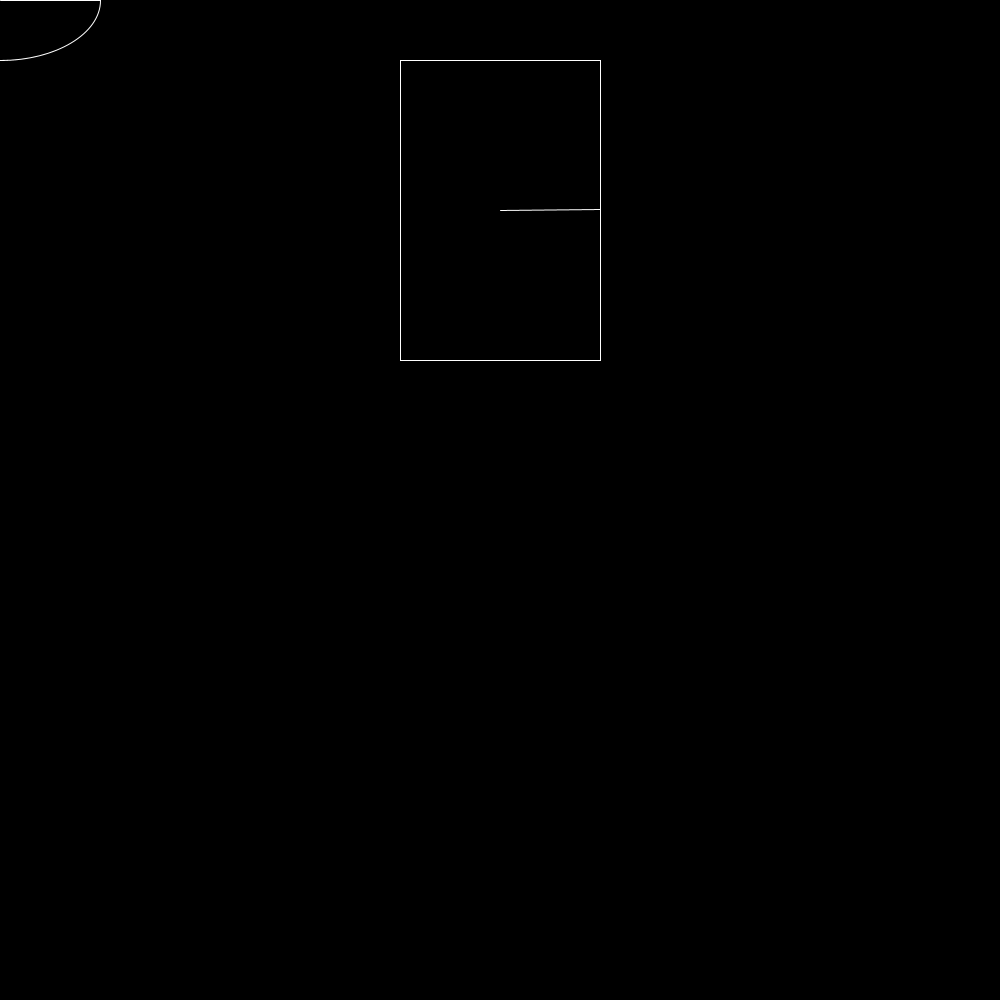
Frame 1 (no input)
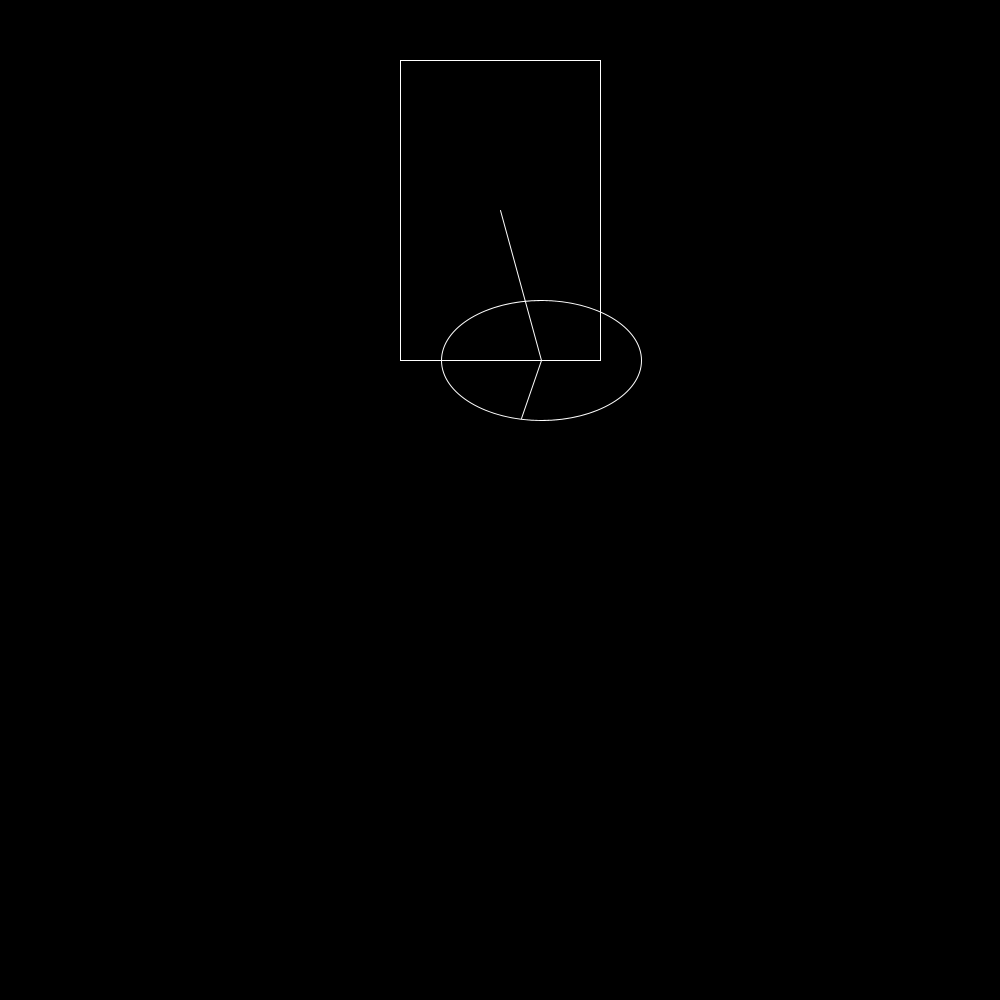
Frame 60 (the mouse pressed at the canvas centre just before this capture)
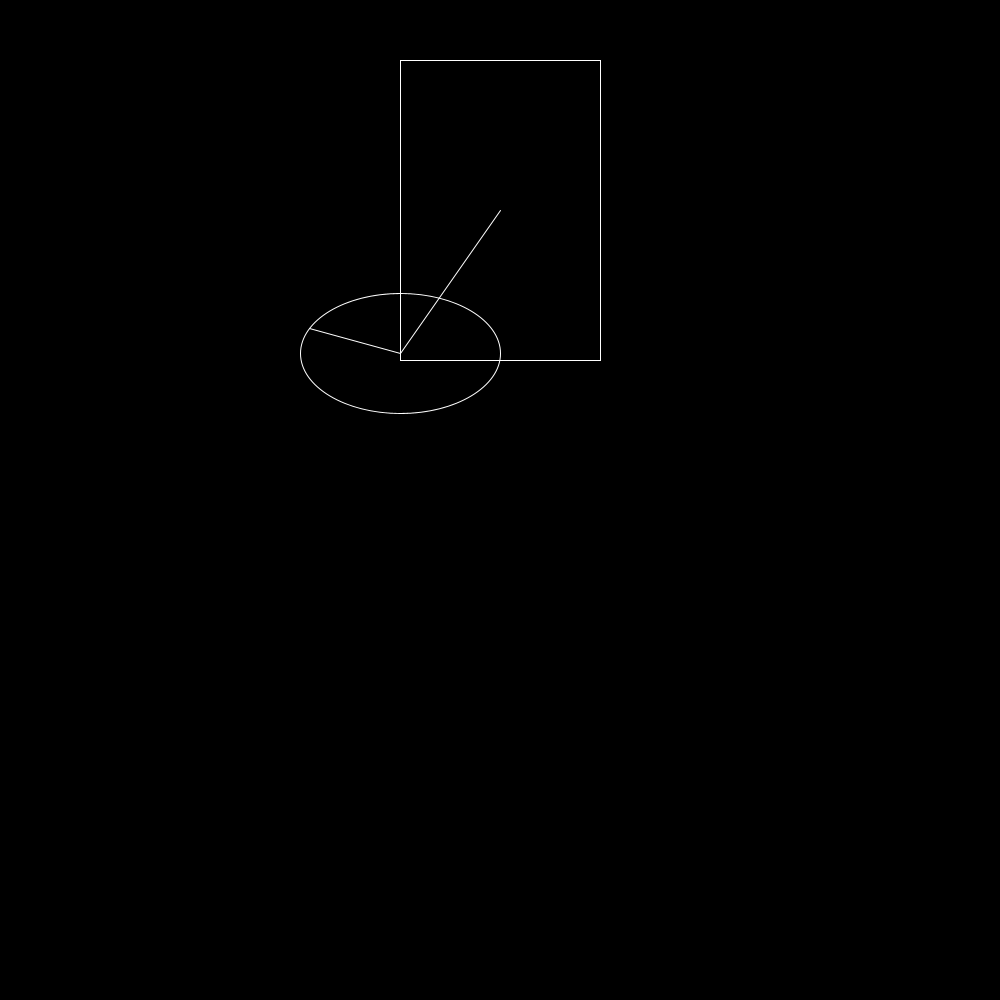
Frame 120 (the mouse held since frame 60 and released just before this capture)

The Processing sketch that drew these frames (run headless with seeded random() and noise(); from frame 60 on, the mouse is pressed at the canvas centre):

// Processing sketch: EpicycloidObjects
// ── EpicycloidObjects.pde
EpicycloidShape e1;
EpicycloidShape e2;
EpicycloidShape e3;
EpicycloidShape e4;

EpicycloidShape[] e = new EpicycloidShape[2];

int index = 0;

float cX, cY, pX, pY;

float pFX, pFY;

DrawType style = DrawType.Construction;

void setup() {
  size(1000, 1000);

  e1 = new EpicycloidEllipse(width/2, height/2, 100, 150, 0, 0.02, 1, new EpicycloidEllipse(0, 0, 100, 60, 0, 0.03, 0, null));
  e2 = new EpicycloidEllipse(width/2, height/2, 100, 150, 0, 0.02, 0, null);
  e3 = new EpicycloidEllipse(width/2, height/2, 100, 150, 0, 0.02, 1, new EpicycloidRectangle(0, 0, 100, 60, 0, 0.03, 0, null));
  e3 = new EpicycloidEllipse(210, height/2, 80, 125, 0, 0.02, 2, new EpicycloidRectangle(0, 0, 80, 80, 0, 0.1, 1, new EpicycloidEllipse(0, 0, 50, 50, 0, -0.2, 0, null)));
  e3 = new EpicycloidRectangle(210, height/2, 80, 125, 0, 0.031, 2, new EpicycloidEllipse(0, 0, 80, 80, 0, 0.1, 1, new EpicycloidEllipse(0, 0, 50, 50, 0, -0.2, 0, null)));
  e4 = new EpicycloidRectangle(width/2, 210, 100, 150, 0, 0.02, 1, new EpicycloidEllipse(0, 0, 100, 60, 0, 0.03, 0, null));
}

void draw() {
  pushMatrix();
  // scale((random(0, 1) > 0.66 ? 0.9:(random(0, 1) > 0.5 ? 1:1.1)));
  if (style == DrawType.Construction) {
    background(0);
    drawConstruction();
  } else if (style == DrawType.Trail) {
    drawTrail();
  } else {
    // < ... >
  }

  // e1.updateTheta(true);
  // e2.updateTheta(true);
  //e3.updateTheta(true);
  e4.updateTheta(true);
  popMatrix();
}

void mouseClicked() {
  if (style == DrawType.Construction) {
    style = DrawType.Trail;
  } else if (style == DrawType.Trail) {
    style = DrawType.Construction;
  }

  draw();
  background(0);
}

void drawConstruction() {
  /*
  e1.display(true);
   e1.displayLine(true); 
   */
  /*
  e2.display(true);
   e2.displayLine(true);
   */
  // e3.display(true);
  // e3.displayLine(true);
  e4.display(true);
  e4.displayLine(true);
}

void drawTrail() {
  // e1.displayEndPoint(true, false);
  // e2.displayEndPoint(true, false);
  // e3.displayEndPoint(true, true, false);
  e4.displayEndPoint(true, true, false);
}

void drawTrail2() {
  point(e4.getBottomFinalX(), e3.getBottomFinalY());
  line(e4.getBottomFinalX(), e3.getBottomFinalY(), pFX, pFY);
  pFX = e4.getBottomFinalX();
  pFY = e3.getBottomFinalY();
}

public abstract class EpicycloidShape {
  protected float x, y;
  // size may be w, h or R
  protected float theta;
  protected float thetaInc;

  protected float minR, maxR, rMult;
  protected float minSp, maxSp, spMult;

  protected int level;

  /*protected*/  public EpicycloidShape sub;

  public EpicycloidShape(float x, float y, float theta, float thetaInc, float minR, float maxR, float rMult, float minSp, float maxSp, float spMult, int level, EpicycloidShape sub) {
    this.x = x;
    this.y = y;
    this.theta = theta;
    this.thetaInc = thetaInc;
    this.minR = minR;
    this.maxR = maxR;
    this.rMult = rMult;
    this.minSp = minSp;
    this.maxSp = maxSp;
    this.spMult = spMult;
    this.level = level;

    if (this.level > 0) {
      this.sub = sub;
    } else {
      this.sub = null;
    }
  }

  abstract public void display(boolean cascades);

  public void displayLine(boolean cascades) {
    noFill();
    stroke(255);
    line(getX(), getY(), getFinalX(), getFinalY());
    if (level > 0 && !sub.equals(null) && cascades)
      sub.displayLine(true);
  }

  public void displayEndPoint(boolean cascades, boolean drawsLine, boolean drawsAll) {
    noFill();
    stroke(255);
    if (drawsAll || level == 0) {
      point(getFinalX(), getFinalY());
      if (drawsLine) {
        pX = cX;
        pY = cY;
        cX = getFinalX();
        cY = getFinalY();
        line(cX, cY, pX, pY);
      }
    }
    if (level > 0 && !sub.equals(null) && cascades)
      sub.displayEndPoint(true, drawsLine, drawsAll);
  }

  protected void updateX(float newX) {
    x = newX;
  }

  protected void updateY(float newY) {
    y = newY;
  }

  public void updateTheta(boolean cascades) {
    theta+=thetaInc;
    if (cascades && level > 0 && !sub.equals(null)) {
      sub.updateTheta(true);
      reconstructSub();
    }
  }

  public float getX() {
    return x;
  }

  public float getY() {
    return y;
  }

  public float getTheta() {
    return theta;
  }

  public float getThetaInc() {
    return thetaInc;
  }

  public float getMinR() {
    return minR;
  }

  public float getMaxR() {
    return maxR;
  }

  public float getRMult() {
    return rMult;
  }

  public float getMinSp() {
    return minSp;
  }

  public float getMaxSp() {
    return maxSp;
  }

  public float getSpMult() {
    return spMult;
  }

  public int getLevel() {
    return level;
  }

  abstract public float getFinalX(); // TO BE OVERRIDDEN
  abstract public float getFinalY(); // TO BE OVERRIDDEN
  
  public float getBottomFinalX() {
    if (level > 0)
      return sub.getBottomFinalX(); // if not bottom, call lower. if bottom return finalX;
    return getFinalX();
  }

  public float getBottomFinalY() {
    if (level > 0)
      return sub.getBottomFinalY(); // if not bottom, call lower. if bottom return finalX;
    return getFinalY();
  }

  void randomize(boolean trueRandom, boolean cascade) { // trueRandom represents if the statement is truly random, or if it is within "constraints". To be overridden, but called in the overriding
    if (minR != 0 && maxR != 0 && rMult != 0 && minSp != 0 && maxSp != 0 && spMult != 0) {
      if (trueRandom) {
        theta = random(0, TWO_PI);
        thetaInc = ((int) random(minSp, maxSp))*spMult;

        // OVERRIDE w, h or R
      } else {
        theta = random(0, TWO_PI);
        thetaInc = ((int) random(minSp, maxSp))*spMult;

        // OVERRIDE w, h or R
        this.randomizeSize();
      }
      
      if (cascade && level > 0) {
        sub.randomize(trueRandom, cascade);
      }
    }
  }

  abstract void randomizeSize();

  // abstract public void reconstructSub();
  public void reconstructSub() {
    sub.updateX(this.getFinalX());
    sub.updateY(this.getFinalY());
  }

  void printVals() { // TO BE OVERRIDDEN TO ADD w, h or R, with a call to super (this)
    println("// x = " + x + "; y = " + y + "; theta = " + theta + "; thetaInc = " + thetaInc + "; minR = " + minR + "; maxR = " + maxR + "; rMult = " + rMult + "; minSp = " + minSp + "; maxSp = " + maxSp + "; spMult = " + spMult + "; /*level = " + level + "*/");
  }
}

public class EpicycloidEllipse extends EpicycloidShape {
  private float w, h;

  public EpicycloidEllipse(float x, float y, float w, float h, float theta, float thetaInc, float minR, float maxR, float rMult, float minSp, float maxSp, float spMult, int level, EpicycloidShape sub) {
    super(x, y, theta, thetaInc, minR, maxR, rMult, minSp, maxSp, spMult, level, sub);
    this.w = w;
    this.h = h;
  }

  public EpicycloidEllipse(float x, float y, float w, float h, float theta, float thetaInc, int level, EpicycloidShape sub) {
    super(x, y, theta, thetaInc, 0, 0, 0, 0, 0, 0, level, sub);
    this.w = w;
    this.h = h;
  }

  void display(boolean cascades) {
    noFill();
    stroke(255);
    ellipse(x, y, w*2, h*2);
    if (level > 0 && !sub.equals(null) && cascades)
      sub.display(true);
  }

  /*
  public float getX() {
   return super.getX();
   }
   
   public float getY() {
   return super.getY();
   }
   */

  public float getW() {
    return w;
  }

  public float getH() {
    return h;
  }

  public float getFinalX() {
    float fX = getX();
    fX += w*cos(theta);
    return fX;
  }

  public float getFinalY() {
    float fY = getY();
    fY += h*sin(theta);
    return fY;
  }

  public void randomizeSize() {
    w = ((int) random(minR, maxR))*rMult;
    h = ((int) random(minR, maxR))*rMult;
  }
}

public class EpicycloidRectangle extends EpicycloidShape {
  float w, h;

  public EpicycloidRectangle (float x, float y, float w, float h, float theta, float thetaInc, float minR, float maxR, float rMult, float minSp, float maxSp, float spMult, int level, EpicycloidEllipse sub) {
    super(x, y, theta, thetaInc, minR, maxR, rMult, minSp, maxSp, spMult, level, sub);
    this.w = w;
    this.h = h;
  }

  public EpicycloidRectangle(float x, float y, float w, float h, float theta, float thetaInc, int level, EpicycloidShape sub) {
    super(x, y, theta, thetaInc, 0, 0, 0, 0, 0, 0, level, sub);
    this.w = w;
    this.h = h;
  }

  public void display(boolean cascades) {
    noFill();
    stroke(255);
    rect(x-w, y-h, w*2, h*2);
    if (level > 0 && !sub.equals(null) && cascades)
      sub.display(true);
  }

  public float getFinalX() {
    float theta = this.theta%TWO_PI;
    if (theta < 0) {
      theta+=TWO_PI;
    }
    float fX = 0;

    if (theta > (PI/4) && theta < (3*PI/4)) { // on top
      float theta2 = theta-PI/4;
      fX = w-((w*sqrt(2)*sin(theta2))/sin((3*PI/4)-theta2))+getX();
    } else if (theta >= (3*PI/4) && theta < (5*PI/4)) {
      // float theta2 = theta-(3*PI/4);
      fX = -w+getX();
    } else if (theta >= (5*PI/4) && theta < (7*PI/4)) {
      float theta2 = theta-(5*PI/4);
      fX = -w+((w*sqrt(2)*sin(theta2))/sin((3*PI/4)-theta2))+getX();
    } else if ((theta >= (5*PI/4) && theta < TWO_PI) || (theta >= 0 && theta <= (PI/4))) {
      // float theta2 = theta-(7*PI/4);
      fX = w+getX();
    }

    return fX;
  }

  public float getFinalY() {
    float theta = this.theta%TWO_PI;
    if (theta < 0) {
      theta+=TWO_PI;
    }
    float fY = 0;

    if (theta > (PI/4) && theta < (3*PI/4)) { // on top
      // float theta2 = theta-PI/4;
      fY = h+getY();
    } else if (theta >= (3*PI/4) && theta < (5*PI/4)) {
      float theta2 = theta-(3*PI/4);
      fY = h-((h*sqrt(2)*sin(theta2))/sin((3*PI/4)-theta2))+getY();
    } else if (theta >= (5*PI/4) && theta < (7*PI/4)) {
      // float theta2 = theta-(5*PI/4);
      fY = -h+getY();
    } else if ((theta >= (5*PI/4) && theta < TWO_PI) || (theta >= 0 && theta <= (PI/4))) {
      float theta2 = theta-(7*PI/4);
      fY = -h+((h*sqrt(2)*sin(theta2))/sin((3*PI/4)-theta2))+getY();
    }

    return fY;
  }

  public void randomizeSize() {
    w = ((int) random(minR, maxR))*rMult;
    h = ((int) random(minR, maxR))*rMult;
  }
}

// rect
// square (extends rect)

// circles (extends ellipse)

/* 
 TO-DO:
 
 Constructor
 
 display
 getFinalX
 getFinalY
 randomizeSize
 */

enum DrawType {
  Construction, Trail, Combine
} // combine not implemented
